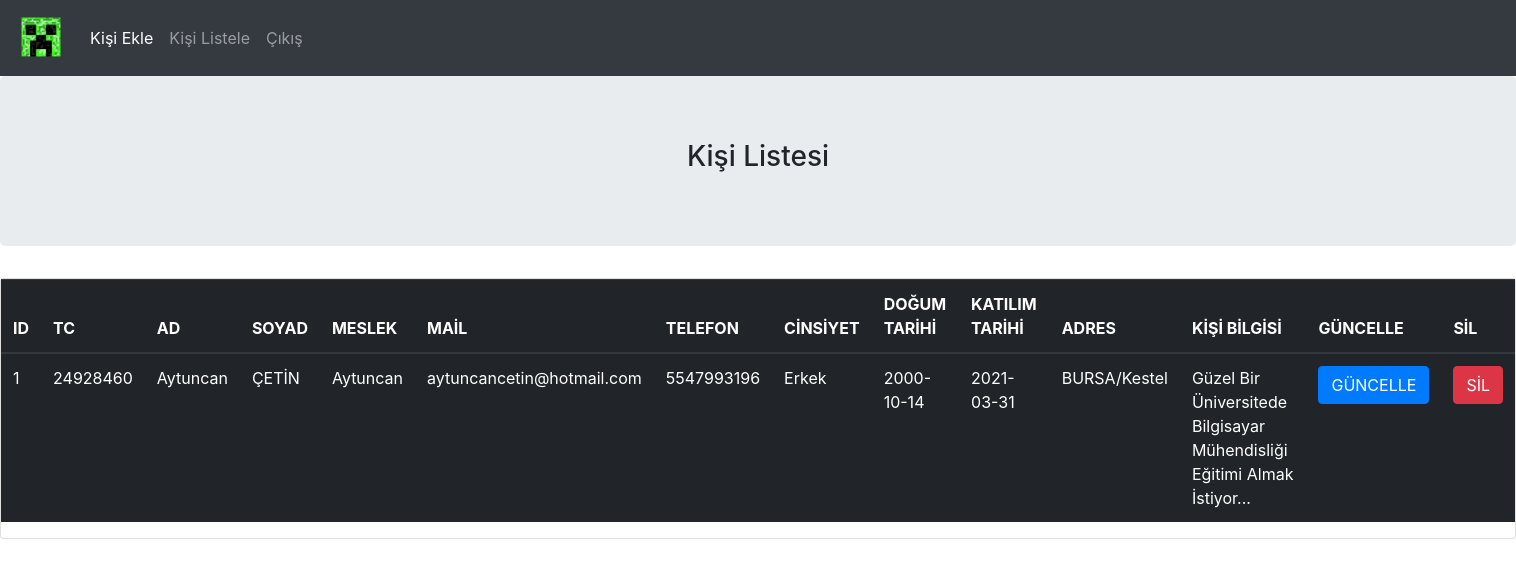
The page /kisiListele.php on the database its author committed.
### tables this page shows
CREATE TABLE `kisiler` (
  `id` int(10) NOT NULL,
  `tc` varchar(11) NOT NULL,
  `ad` varchar(50) NOT NULL,
  `soyad` varchar(30) NOT NULL,
  `meslek` varchar(50) NOT NULL,
  `mail` varchar(50) NOT NULL,
  `telefon` varchar(11) NOT NULL,
  `cinsiyet` varchar(50) NOT NULL,
  `dtarihi` date NOT NULL,
  `ktarihi` date NOT NULL DEFAULT current_timestamp(),
  `adres` varchar(50) NOT NULL,
  `kbilgisi` varchar(100) NOT NULL
);

### kisiListele.php (the view, shortened to what this page needs)
<!DOCTYPE html>
<html>
<head>
	<link rel="stylesheet" href="https://maxcdn.bootstrapcdn.com/bootstrap/4.0.0/css/bootstrap.min.css">
</head>
<header>
	<nav class="navbar navbar-expand-lg navbar-dark bg-dark">
		<a class="navbar-brand" href="#">
			<img src="logo.png" width="50" height="50" alt="">
		</a>
		<div class="collapse navbar-collapse" id="navbarNavAltMarkup">
			<div class="navbar-nav">
				<a class="nav-item nav-link active" href="kisiEkle.php">Kişi Ekle <span class="sr-only">(current)</span></a>
				<a class="nav-item nav-link" href="kisiListele.php">Kişi Listele</a>
				<a class="nav-item nav-link" href="index.php">Çıkış</a>
			</div>
		</div>
	</nav>
</header>
<body>
	<div class="jumbotron">
		<div align="center">
			<h3>Kişi Listesi</h3>
		</div>
	</div>
	<div class="card">
		<?php
		$connection = mysqli_connect("localhost","root","");
		$query = "SELECT * FROM kisiler";
		$query_run = mysqli_query($connection,$query);
		?>
		<table class="table table-dark">
			<thead>
				<tr>
					<th scope="col">ID</th>
					<th scope="col">TC</th>
					<th scope="col">AD</th>
					<th scope="col">SOYAD</th>
					<th scope="col">MESLEK</th>
					<th scope="col">MAİL</th>
					<th scope="col">TELEFON</th>
					<th scope="col">CİNSİYET</th>
					<th scope="col">DOĞUM TARİHİ</th>
					<th scope="col">KATILIM TARİHİ</th>
					<th scope="col">ADRES</th>
					<th scope="col">KİŞİ BİLGİSİ</th>
					<th scope="col">GÜNCELLE</th>
					<th scope="col">SİL</th>
				</tr>
			</thead>
			<?php
			if ($query_run)
			{
				foreach ($query_run as $row)
				{
					?>
					<tbody>
						<tr>
							<td> <?echo $row['id']; ?> </td>
							<td> <?echo $row['tc']; ?> </td>
							<td> <?echo $row['ad']; ?> </td>
							<td> <?echo $row['soyad']; ?> </td>
							<td> <?echo $row['meslek']; ?> </td>
							<td> <?echo $row['mail']; ?> </td>
							<td> <?echo $row['telefon']; ?> </td>
							<td> <?echo $row['cinsiyet']; ?> </td>
							<td> <?echo $row['dtarihi']; ?> </td>
							<td> <?echo $row['ktarihi']; ?> </td>
							<td> <?echo $row['adres']; ?> </td>
							<td> <?echo $row['kbilgisi']; ?> </td>
							<td>
								<button type="button" class="btn btn-primary editbtn">GÜNCELLE</button>
							</td>
							<td>
								<button type="button" class="btn btn-danger deletebtn">SİL</button>
							</td>
						</tr>
					</tbody>
					<?php
				}
			}
			else
			{
				echo "Veri Bulunamadı";
			}
			?>
		</table>
	</div>
</body>
</html>

### rows shown on the page
kisiler: id "1", tc "24928460", ad "Aytuncan", soyad "ÇETİN", meslek "Aytuncan", mail "aytuncancetin@hotmail.com", telefon "5547993196", cinsiyet "Erkek", dtarihi "2000-10-14", ktarihi "2021-03-31", adres "BURSA/Kestel", kbilgisi "Güzel Bir Üniversitede Bilgisayar Mühendisliği Eğitimi Almak İstiyor..."
